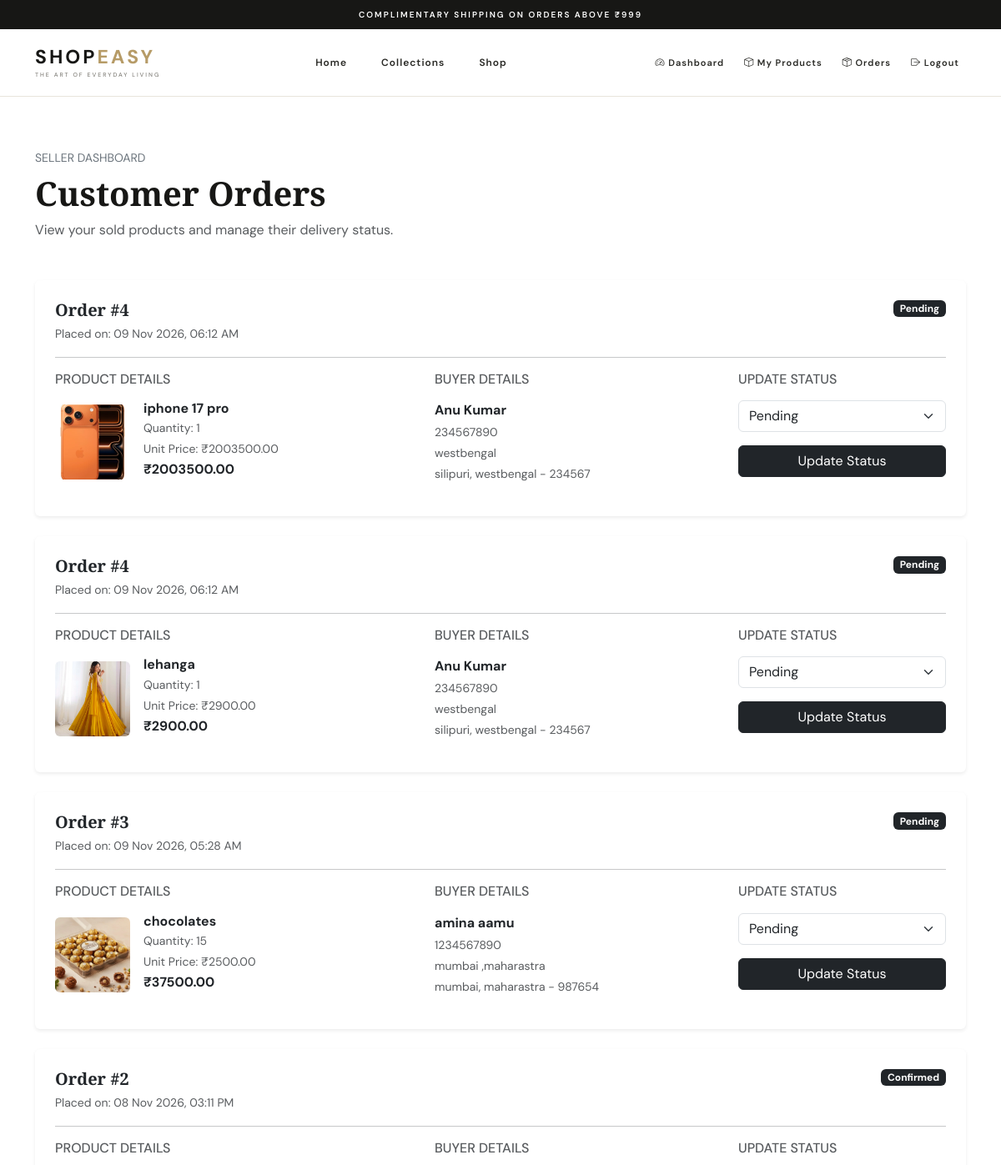
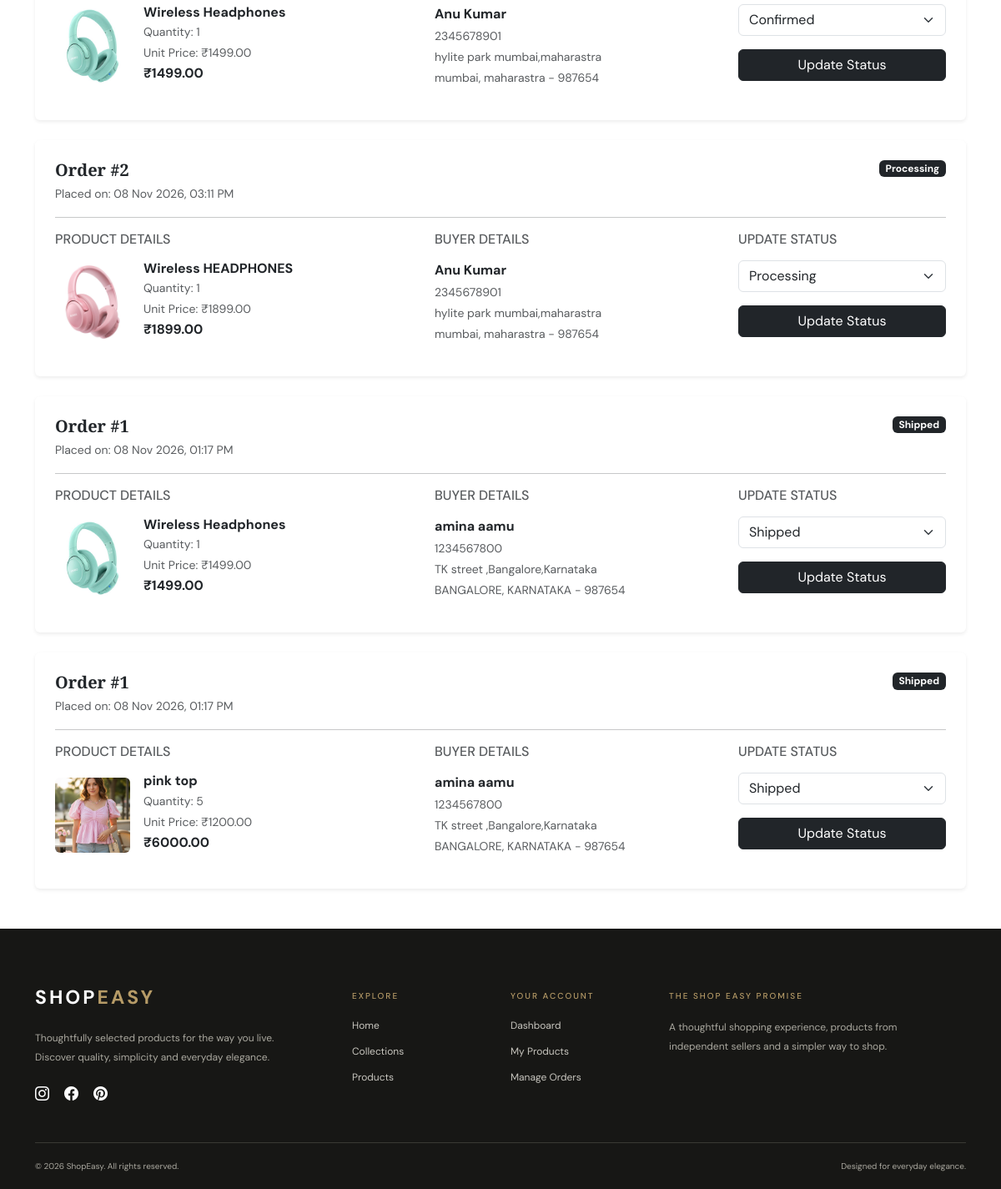
/seller/orders/ (signed in), run on the app's committed database (2 pictures, top to bottom).
### store/models.py (models this page shows, shortened)
class OrderItem(models.Model):
    STATUS_CHOICES = [
        ('pending', 'Pending'),
        ('confirmed', 'Confirmed'),
        ('processing', 'Processing'),
        ('shipped', 'Shipped'),
        ('delivered', 'Delivered'),
        ('cancelled', 'Cancelled'),
    ]
    order = models.ForeignKey(
        Order,
        on_delete=models.CASCADE,
        related_name='items'
    )
    product = models.ForeignKey(
        Product,
        on_delete=models.SET_NULL,
        null=True,
        blank=True
    )
    product_name = models.CharField(max_length=200)
    price = models.DecimalField(
        max_digits=10,
        decimal_places=2
    )
    quantity = models.PositiveIntegerField(default=1)
    subtotal = models.DecimalField(
        max_digits=10,
        decimal_places=2
    )
    status = models.CharField(
        max_length=20,
        choices=STATUS_CHOICES,
        default='pending'
    )

class Order(models.Model):
    PAYMENT_CHOICES = [
        ('cod', 'Cash on Delivery'),
    ]
    STATUS_CHOICES = [
        ('pending', 'Pending'),
        ('confirmed', 'Confirmed'),
        ('processing', 'Processing'),
        ('shipped', 'Shipped'),
        ('delivered', 'Delivered'),
        ('cancelled', 'Cancelled'),
    ]
    buyer = models.ForeignKey(
        settings.AUTH_USER_MODEL,
        on_delete=models.CASCADE,
        related_name='orders'
    )
    full_name = models.CharField(max_length=150)
    phone = models.CharField(max_length=15)
    address = models.TextField()
    city = models.CharField(max_length=100)
    state = models.CharField(max_length=100)
    postal_code = models.CharField(max_length=10)
    payment_method = models.CharField(
        max_length=20,
        choices=PAYMENT_CHOICES,
        default='cod'
    )
    total_amount = models.DecimalField(
        max_digits=10,
        decimal_places=2
    )
    status = models.CharField(
        max_length=20,
        choices=STATUS_CHOICES,
        default='pending'
    )
    created_at = models.DateTimeField(auto_now_add=True)
    class Meta:
        ordering = ['-created_at']

class Product(models.Model):
    seller = models.ForeignKey(
        settings.AUTH_USER_MODEL,
        on_delete=models.CASCADE,
        related_name='products'
    )
    category = models.ForeignKey(
        Category,
        on_delete=models.SET_NULL,
        null=True,
        related_name='products'
    )
    name = models.CharField(max_length=200)
    description = models.TextField()
    price = models.DecimalField(
        max_digits=10,
        decimal_places=2
    )
    stock = models.PositiveIntegerField(default=0)
    image = models.ImageField(
        upload_to='products/',
        blank=True,
        null=True
    )
    is_active = models.BooleanField(default=True)
    created_at = models.DateTimeField(auto_now_add=True)
    class Meta:
        ordering = ['-created_at']

### store/views.py (the view)
@seller_required
def seller_orders(request):
    orders = OrderItem.objects.filter(
        product__seller=request.user
    ).select_related(
        'order',
        'order__buyer',
        'product'
    ).order_by('-order__created_at')
    context = {
        'orders': orders,
    }
    return render(
        request,
        'store/seller_orders.html',
        context
    )

### store/views.py (called while the page is built)
def seller_required(view_func):
    @login_required
    @wraps(view_func)
    def wrapper(request, *args, **kwargs):
        if request.user.role != 'seller':
            raise PermissionDenied
        return view_func(request, *args, **kwargs)
    return wrapper

### templates/store/seller_orders.html (shortened to what this page needs)
{% extends 'base.html' %}
{% block content %}
<div class="container py-5">
    <div class="mb-5">
        <p class="text-uppercase text-secondary small mb-2">
            Seller Dashboard
        </p>
        <h1 class="fw-bold">Customer Orders</h1>
        <p class="text-muted">
            View your sold products and manage their delivery status.
        </p>
    </div>
    {% if orders %}
        <div class="row g-4">
            {% for item in orders %}
                <div class="col-12">
                    <div class="card border-0 shadow-sm">
                        <div class="card-body p-4">
                            <div class="d-flex justify-content-between
                                        flex-wrap gap-2 mb-3">
                                <div>
                                    <h5 class="fw-bold mb-1">
                                        Order #{{ item.order.id }}
                                    </h5>
                                    <small class="text-muted">
                                        Placed on:
                                        {{ item.order.created_at|date:"d M Y, h:i A" }}
                                    </small>
                                </div>
                                <span class="badge bg-dark align-self-start">
                                    {{ item.get_status_display }}
                                </span>
                            </div>
                            <hr>
                            <div class="row g-4">
                                <div class="col-md-5">
                                    <h6 class="text-muted mb-3">
                                        PRODUCT DETAILS
                                    </h6>
                                    <div class="d-flex gap-3 align-items-center">
                                        {% if item.product and item.product.image %}
                                            <img
                                                src="{{ item.product.image.url }}"
                                                alt="{{ item.product_name }}"
                                                style="width:90px;height:90px;
                                                       object-fit:cover;"
                                                class="rounded"
                                            >
                                        {% endif %}
                                        <div>
                                            <h6 class="fw-bold mb-1">
                                                {{ item.product_name }}
                                            </h6>
                                            <p class="text-muted small mb-1">
                                                Quantity: {{ item.quantity }}
                                            </p>
                                            <p class="text-muted small mb-1">
                                                Unit Price:
                                                ₹{{ item.price|floatformat:2 }}
                                            </p>
                                            <h6 class="fw-bold">
                                                ₹{{ item.subtotal|floatformat:2 }}
                                            </h6>
                                        </div>
                                    </div>
                                </div>
                                <div class="col-md-4">
                                    <h6 class="text-muted mb-3">
                                        BUYER DETAILS
                                    </h6>
                                    <p class="mb-1">
                                        <strong>
                                            {{ item.order.full_name }}
                                        </strong>
                                    </p>
                                    <p class="text-muted small mb-1">
                                        {{ item.order.phone }}
                                    </p>
                                    <p class="text-muted small mb-1">
                                        {{ item.order.address }}
                                    </p>
                                    <p class="text-muted small">
                                        {{ item.order.city }},
                                        {{ item.order.state }}
                                        - {{ item.order.postal_code }}
                                    </p>
                                </div>
                                <div class="col-md-3">
                                    <h6 class="text-muted mb-3">
                                        UPDATE STATUS
                                    </h6>
                                    <form
                                        method="POST"
                                        action="{% url 'update_order_status' item.id %}"
                                    >
                                        <select
                                            name="status"
                                            class="form-select mb-3"
                                            required
                                        >
                                            {% for value, label in item.STATUS_CHOICES %}
                                                <option
                                                    value="{{ value }}"
                                                    {% if item.status == value %}
                                                        selected
                                                    {% endif %}
                                                >
                                                    {{ label }}
                                                </option>
                                            {% endfor %}
                                        </select>
                                        <button
                                            type="submit"
                                            class="btn btn-dark w-100"
                                        >
                                            Update Status
                                        </button>
                                    </form>
                                </div>
                            </div>
                        </div>
                    </div>
                </div>
            {% endfor %}
        </div>
    {% endif %}
</div>
{% endblock %}

### static/css/style.css (style rules this page uses)
:root { --ivory: #f8f6f1; --white: #ffffff; --black: #171715; --charcoal: #292925; --gold: #b69b67; --muted: #85837d; --border: #e8e4dc; --soft: #eeece6; }
* { box-sizing: border-box; }
html { scroll-behavior: smooth; scroll-padding-top: 100px; }
body { margin: 0; background: var(--white); color: var(--black); font-family: 'DM Sans', sans-serif; }
button, input { font-family: inherit; }
h1, h2, h3, h4, h5 { font-family: 'Playfair Display', Georgia, serif; }

### data on the page
OrderItem: order.id "4", order.created_at "09 Nov 2026, 06:12 AM", status "Pending", product.image (picture), product_name "iphone 17 pro", quantity "1", price "2003500.00", subtotal "2003500.00", order.full_name "Anu Kumar", order.phone "234567890", order.address "westbengal", order.city "silipuri", order.state "westbengal", order.postal_code "234567"
OrderItem: order.id "4", order.created_at "09 Nov 2026, 06:12 AM", status "Pending", product.image (picture), product_name "lehanga", quantity "1", price "2900.00", subtotal "2900.00", order.full_name "Anu Kumar", order.phone "234567890", order.address "westbengal", order.city "silipuri", order.state "westbengal", order.postal_code "234567"
OrderItem: order.id "3", order.created_at "09 Nov 2026, 05:28 AM", status "Pending", product.image (picture), product_name "chocolates", quantity "15", price "2500.00", subtotal "37500.00", order.full_name "amina aamu", order.phone "1234567890", order.address "mumbai ,maharastra", order.city "mumbai", order.state "maharastra", order.postal_code "987654"
OrderItem: order.id "2", order.created_at "08 Nov 2026, 03:11 PM", status "Confirmed", product.image (picture), product_name "Wireless Headphones", quantity "1", price "1499.00", subtotal "1499.00", order.full_name "Anu Kumar", order.phone "2345678901", order.address "hylite park mumbai,maharastra", order.city "mumbai", order.state "maharastra", order.postal_code "987654"
OrderItem: order.id "2", order.created_at "08 Nov 2026, 03:11 PM", status "Processing", product.image (picture), product_name "Wireless HEADPHONES", quantity "1", price "1899.00", subtotal "1899.00", order.full_name "Anu Kumar", order.phone "2345678901", order.address "hylite park mumbai,maharastra", order.city "mumbai", order.state "maharastra", order.postal_code "987654"
OrderItem: order.id "1", order.created_at "08 Nov 2026, 01:17 PM", status "Shipped", product.image (picture), product_name "Wireless Headphones", quantity "1", price "1499.00", subtotal "1499.00", order.full_name "amina aamu", order.phone "1234567800", order.address "TK street ,Bangalore,Karnataka", order.city "BANGALORE", order.state "KARNATAKA", order.postal_code "987654"
OrderItem: order.id "1", order.created_at "08 Nov 2026, 01:17 PM", status "Shipped", product.image (picture), product_name "pink top", quantity "5", price "1200.00", subtotal "6000.00", order.full_name "amina aamu", order.phone "1234567800", order.address "TK street ,Bangalore,Karnataka", order.city "BANGALORE", order.state "KARNATAKA", order.postal_code "987654"
